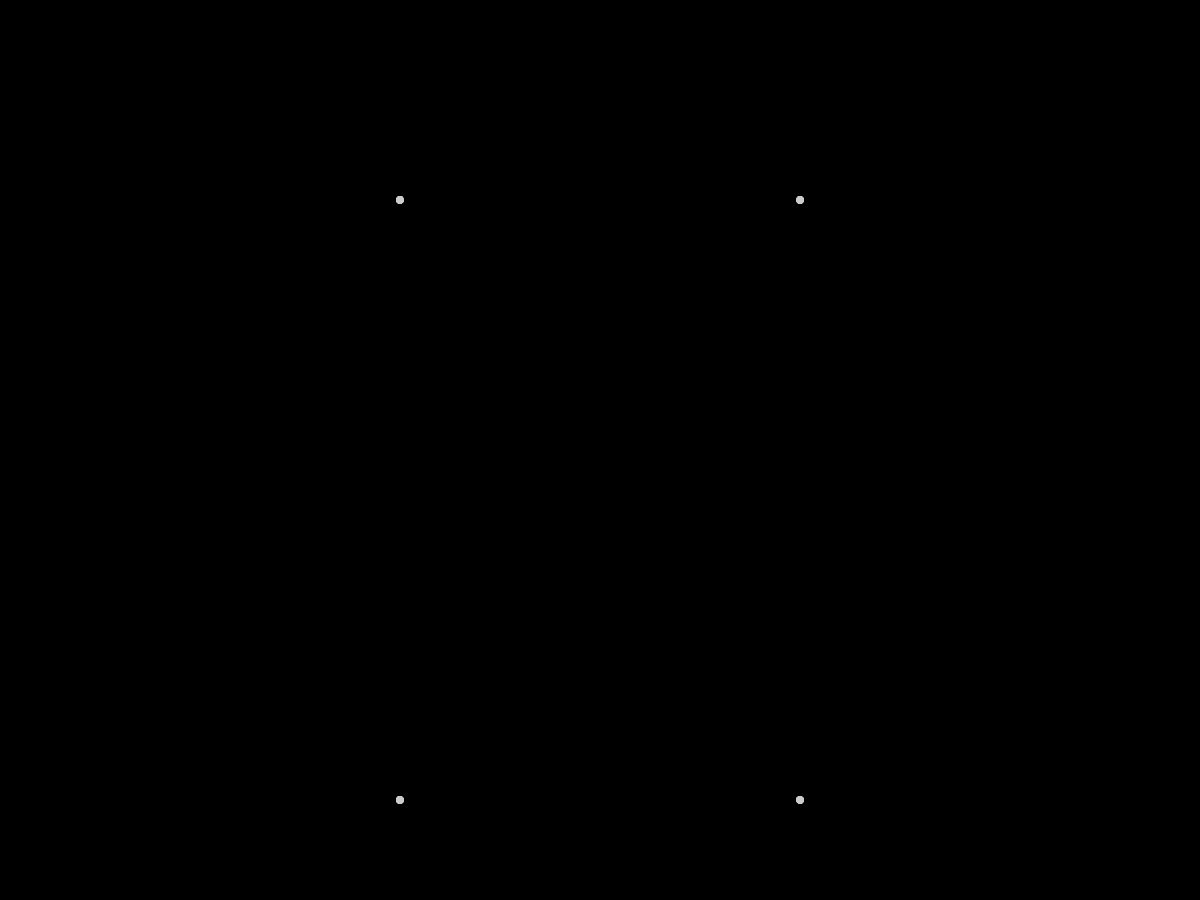
Frame 1 (no input)
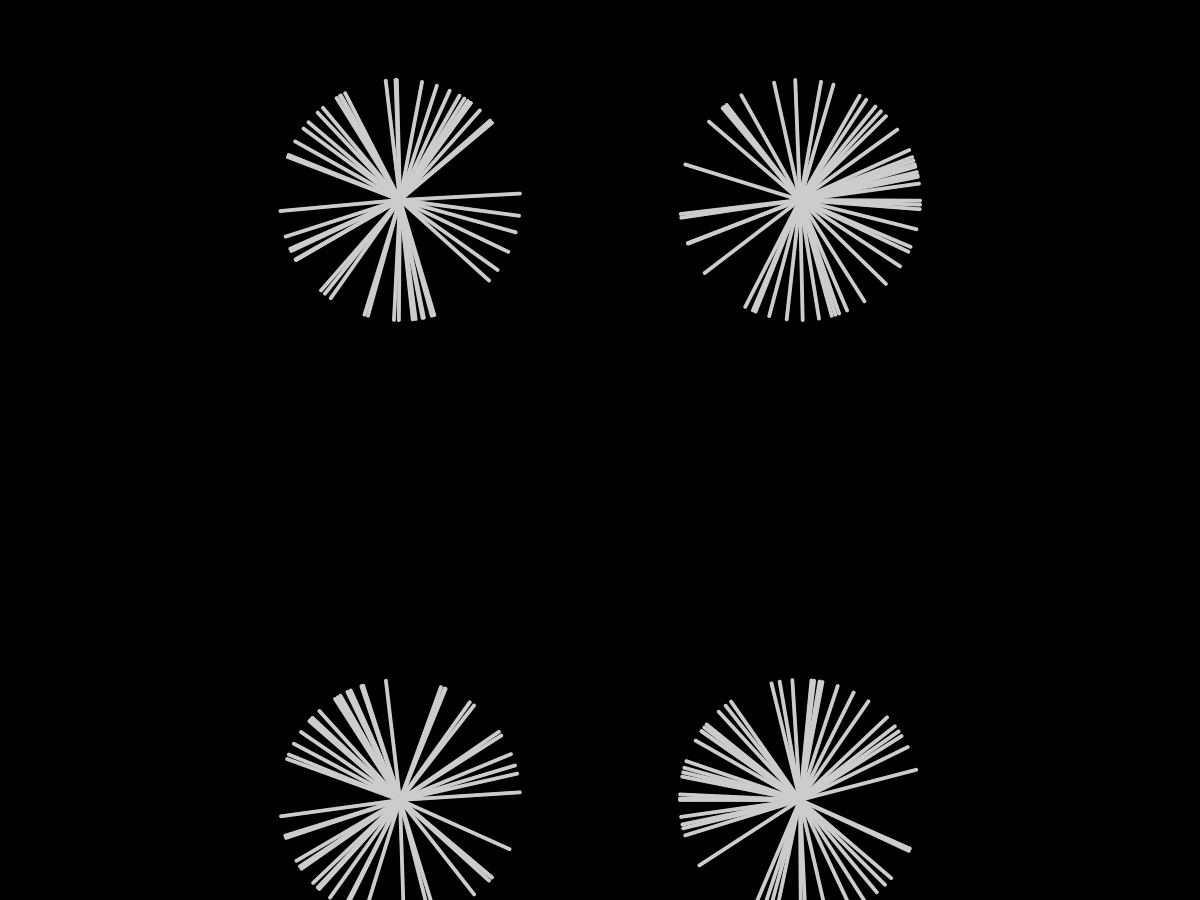
Frame 60 (the mouse pressed at the canvas centre just before this capture)
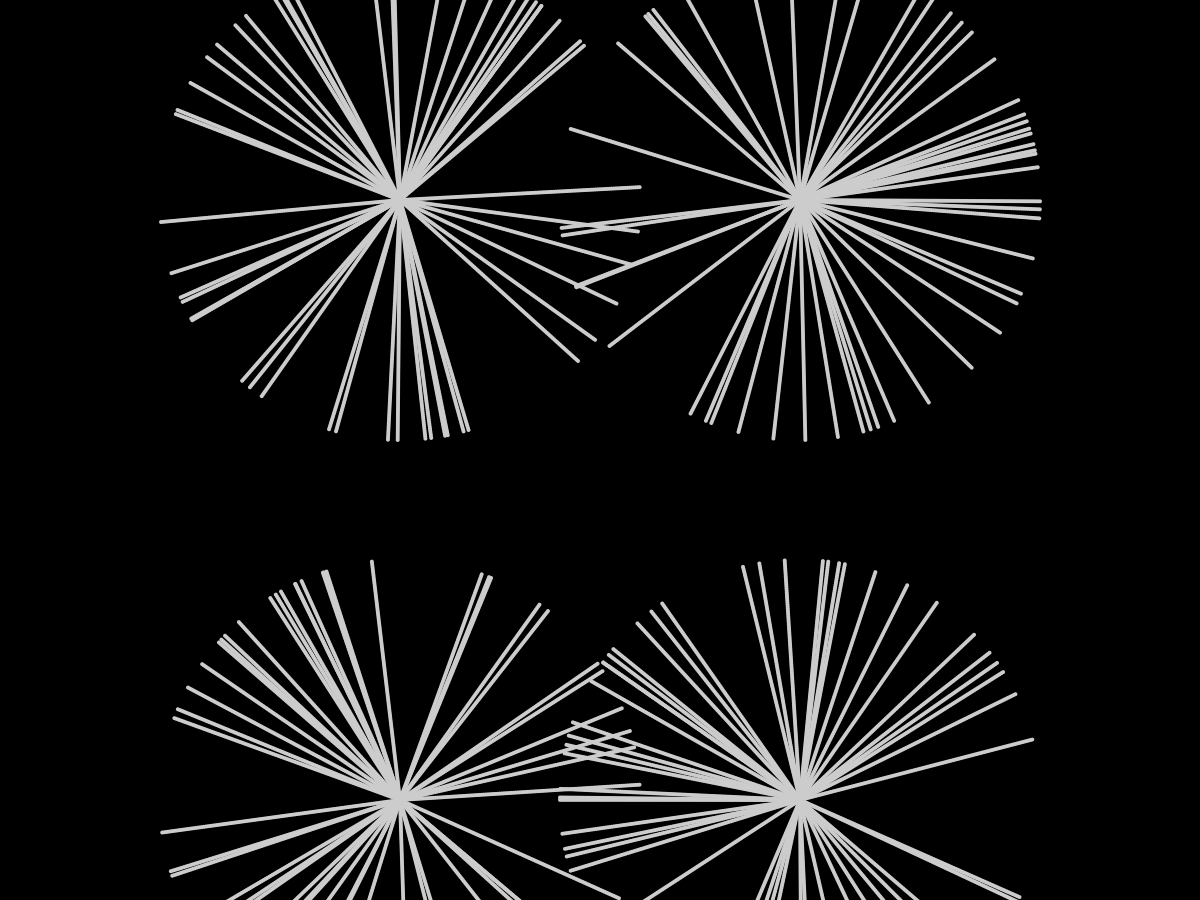
Frame 120 (the mouse held since frame 60 and released just before this capture)

The Processing sketch that drew these frames (run headless with seeded random() and noise(); from frame 60 on, the mouse is pressed at the canvas centre):

// Processing sketch: newThomas
// ── newThomas.pde
Ball[] balls = new Ball[200]; // make a new array with 200 slots, or shelves
ArrayList<Ball> balls2 = new ArrayList<Ball>(); // make a new ArrayList with no "shelves"


void setup() {
  // fill up the array named "balls"
  for(int i = 0; i< 50; i++) {
    balls[i] = new Ball(400,200,2);
  }
  
  for(int i = 50; i< 100; i++) {
    balls[i] = new Ball(800,200,2);
  }
  
  for(int i = 100; i< 150; i++) {
    balls[i] = new Ball(800,800,2);
  }
  
  for(int i = 150; i< 200; i++) {
    balls[i] = new Ball(400,800,2);
  }
  
  // fill up the ArrayList named "balls2"
  for(int i = 0; i < 50; i++) {
    balls2.add(new Ball(400,200,2));
    balls2.add(new Ball(800,200,2));
    balls2.add(new Ball(800,800,2));
    balls2.add(new Ball(400,800,2));
  }

  size(1200,900);
  background(0);
  smooth();
  
  println(balls);
  
}

void draw() {
  for(int i = 0; i<balls2.size(); i++) {
   balls2.get(i).update();
   balls2.get(i).display();
  }
  //for(int i = 0; i<balls.length; i++) {
  //  balls[i].update();
  //  balls[i].display();
  //}
  
  //for (Ball b : balls) {
  //  b.update();
  //  b.display();
  //}
}

class Ball {
  PVector position;
  PVector velocity;
  
  float radius, m;
  
  Ball(float x, float y, float r_) {
    position = new PVector(x, y);
    velocity = PVector.random2D();
    velocity.mult(2);
    radius = r_;
    m = radius*.1;
  }

  void update() {
    position.add(velocity);
  }
  
  void display() {
    noStroke();
    fill(204);
    ellipse(position.x, position.y, radius*2, radius*2);
  }
}
